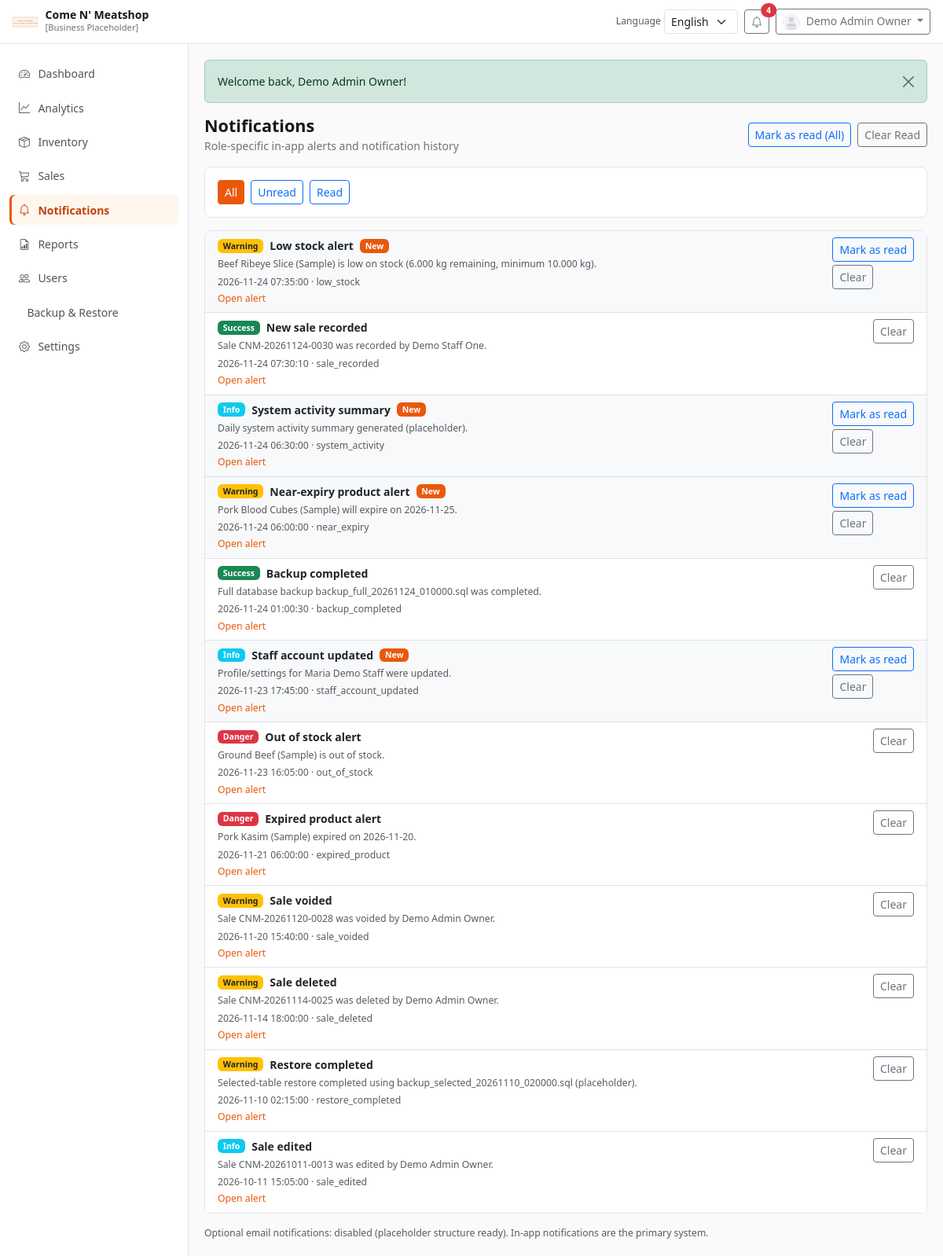
Page /modules/notifications/index.php (signed in) on the committed database.
### tables this page shows
CREATE TABLE `user_notifications` (
  `id` BIGINT UNSIGNED NOT NULL AUTO_INCREMENT,
  `notification_id` BIGINT UNSIGNED NOT NULL,
  `user_id` INT UNSIGNED NOT NULL,
  `is_read` TINYINT(1) NOT NULL DEFAULT 0,
  `read_at` DATETIME NULL,
  `is_cleared` TINYINT(1) NOT NULL DEFAULT 0,
  `cleared_at` DATETIME NULL,
  `opened_at` DATETIME NULL,
  `created_at` DATETIME NOT NULL DEFAULT CURRENT_TIMESTAMP,
  PRIMARY KEY (`id`),
  UNIQUE KEY `uk_user_notifications` (`notification_id`, `user_id`),
  KEY `idx_user_notifications_user_state` (`user_id`, `is_cleared`, `is_read`, `created_at`),
  CONSTRAINT `fk_user_notifications_notification` FOREIGN KEY (`notification_id`) REFERENCES `notifications` (`id`)
    ON UPDATE CASCADE ON DELETE CASCADE,
  CONSTRAINT `fk_user_notifications_user` FOREIGN KEY (`user_id`) REFERENCES `users` (`id`)
    ON UPDATE CASCADE ON DELETE CASCADE
);

CREATE TABLE `notifications` (
  `id` BIGINT UNSIGNED NOT NULL AUTO_INCREMENT,
  `notification_type` VARCHAR(50) NOT NULL,
  `title` VARCHAR(150) NOT NULL,
  `message` TEXT NOT NULL,
  `severity` ENUM('info','success','warning','danger') NOT NULL DEFAULT 'info',
  `module` VARCHAR(50) NULL,
  `related_entity_type` VARCHAR(50) NULL,
  `related_entity_id` VARCHAR(50) NULL,
  `target_role` ENUM('Admin','Staff','All') NULL,
  `action_url` VARCHAR(255) NULL,
  `created_by` INT UNSIGNED NULL,
  `created_at` DATETIME NOT NULL DEFAULT CURRENT_TIMESTAMP,
  PRIMARY KEY (`id`),
  KEY `idx_notifications_type_created` (`notification_type`, `created_at`),
  KEY `idx_notifications_target_role` (`target_role`),
  KEY `idx_notifications_related` (`related_entity_type`, `related_entity_id`),
  CONSTRAINT `fk_notifications_created_by` FOREIGN KEY (`created_by`) REFERENCES `users` (`id`)
    ON UPDATE CASCADE ON DELETE SET NULL
);

### includes/lang.php (called while the page is built, shortened)
<?php
function current_lang(): string
{
    $lang = $_SESSION['lang'] ?? 'en';
    return in_array($lang, ['en', 'fil'], true) ? $lang : 'en';
}
function translations(): array
{
    static $cache = [];
    $lang = current_lang();
    if (isset($cache[$lang])) {
        return $cache[$lang];
    }
    $file = __DIR__ . '/../assets/lang/' . $lang . '.php';
    $cache[$lang] = is_file($file) ? require $file : [];
    return $cache[$lang];
}
function __(string $key, array $replace = []): string
{
    $text = translations()[$key] ?? $key;
    return $text;
}

### assets/lang/en.php (called while the page is built, shortened)
<?php
return [
    'Please log in to continue.' => 'Please log in to continue.',
    'You do not have permission to access that page.' => 'You do not have permission to access that page.',
    'Invalid security token. Please try again.' => 'Invalid security token. Please try again.',
    'Dashboard' => 'Dashboard',
    'Analytics' => 'Analytics',
    'Inventory' => 'Inventory',
    'Sales' => 'Sales',
    'Notifications' => 'Notifications',
    'Reports' => 'Reports',
    'Users' => 'Users',
    'Backup & Restore' => 'Backup & Restore',
    'Settings' => 'Settings',
    'Profile' => 'Profile',
    'Logout' => 'Logout',
    'Login' => 'Login',
    'Username or Email' => 'Username or Email',
    'Password' => 'Password',
    'Sign in' => 'Sign in',
    'Welcome back' => 'Welcome back',
    'Sales Summary' => 'Sales Summary',
    'Inventory Summary' => 'Inventory Summary',
    'Low Stock Items' => 'Low Stock Items',
    'Search' => 'Search',
    'Add Product' => 'Add Product',
    'Add Stock' => 'Add Stock',
    'Save' => 'Save',
    'Cancel' => 'Cancel',
    'Edit' => 'Edit',
    'Delete' => 'Delete',
    'Archive' => 'Archive',
    'Restore' => 'Restore',
    'Record Sale' => 'Record Sale',
    'Sales History' => 'Sales History',
    'Review Sale' => 'Review Sale',
    'Confirm & Save' => 'Confirm & Save',
    'Make Changes' => 'Make Changes',
    'Print Receipt' => 'Print Receipt',
    'Mark as read' => 'Mark as read',
    'Clear' => 'Clear',
    'Language' => 'Language',
    'English' => 'English',
    'Filipino' => 'Filipino',
    'Invalid username or password.' => 'Invalid username or password.',
    'Account is not active.' => 'Account is not active.',
    'Logged out successfully.' => 'Logged out successfully.',
    'Profile updated successfully.' => 'Profile updated successfully.',
    'No records found.' => 'No records found.',
    'Actions' => 'Actions',
    'Status' => 'Status',
    'Total Sales' => 'Total Sales',
    'Transactions' => 'Transactions',
    'Products' => 'Products',
    'Active Products' => 'Active Products',
    'Out of Stock' => 'Out of Stock',
    'Near Expiry' => 'Near Expiry',
    'Expired' => 'Expired',
];

### config/app.php (called while the page is built, shortened)
<?php
return [
    'name' => "Come N' Meatshop",
    'tagline' => 'Web-Based Inventory Management System',
    'timezone' => 'Asia/Manila',
    'base_path' => str_replace('\\', '/', dirname(__DIR__)),
    'base_url' => '/clone/INSY55-System/INSY55%20project%20system/',
    'default_language' => 'en',
    'supported_languages' => ['en', 'fil'],
    'currency_symbol' => '₱',
    'currency_code' => 'PHP',
    'default_vat_percent' => 12.00,
    'default_min_stock' => 10,
    'near_expiry_days' => 3,
    'email_notifications_enabled' => false,
    'business' => [
        'name' => "Come N' Meatshop",
        'address' => '[Business Address Placeholder]',
        'phone' => '[Contact Number Placeholder]',
        'email' => '[Business Email Placeholder]',
        'logo' => 'assets/images/placeholders/logo-placeholder.svg',
        'receipt_footer' => "Thank you for shopping at Come N' Meatshop!",
    ],
];

### includes/functions.php (called while the page is built, shortened)
<?php
function app_config(?string $key = null)
{
    static $config = null;
    if ($config === null) {
        $config = require __DIR__ . '/../config/app.php';
    }
    $parts = explode('.', $key);
    $value = $config;
    foreach ($parts as $part) {
        $value = $value[$part];
    }
    return $value;
}
function base_url(string $path = ''): string
{
    $base = rtrim((string) app_config('base_url'), '/');
    $path = ltrim($path, '/');
    return $path === '' ? $base . '/' : $base . '/' . $path;
}
function e(?string $value): string
{
    return htmlspecialchars((string) $value, ENT_QUOTES | ENT_SUBSTITUTE, 'UTF-8');
}
function current_user(): ?array
{
    return $_SESSION['user'] ?? null;
}
function get(string $key, $default = null)
{
    return $_GET[$key] ?? $default;
}

### includes/db.php (called while the page is built, shortened)
<?php
function db(): PDO
{
    static $pdo = null;
    if ($pdo instanceof PDO) {
        return $pdo;
    }
    $cfg = require __DIR__ . '/../config/database.php';
    $dsn = sprintf(
        'mysql:host=%s;port=%d;dbname=%s;charset=%s',
        $cfg['host'],
        $cfg['port'],
        $cfg['dbname'],
        $cfg['charset']
    );
    $pdo = new PDO($dsn, $cfg['username'], $cfg['password'], $cfg['options']);
    return $pdo;
}

### includes/notifications_helper.php (called while the page is built, shortened)
<?php
function fetch_user_notifications(int $userId, ?string $filter = null, int $limit = 50): array
{
    $sql = 'SELECT un.*, n.title, n.message, n.severity, n.notification_type, n.action_url, n.created_at AS notified_at
            FROM user_notifications un
            INNER JOIN notifications n ON n.id = un.notification_id
            WHERE un.user_id = ? AND un.is_cleared = 0';
    $params = [$userId];
    $sql .= ' ORDER BY n.created_at DESC LIMIT ' . (int) $limit;
    $stmt = db()->prepare($sql);
    $stmt->execute($params);
    return $stmt->fetchAll();
}

### modules/notifications/index.php (the view, shortened to what this page needs)
<?php
$userId = (int) current_user()['id'];
$filter = (string) get('filter', 'all');
$notifications = fetch_user_notifications($userId, $filter === 'all' ? null : $filter, 100);
require __DIR__ . '/../../includes/header.php';
?>
<div class="page-header">
    <div>
        <h1><?= e(__('Notifications')) ?></h1>
        <p class="subtitle">Role-specific in-app alerts and notification history</p>
    </div>
    <div class="d-flex gap-2">
        <form method="post" action="<?= e(base_url('modules/notifications/actions.php')) ?>">
            <button type="submit" class="btn btn-outline-primary btn-sm"><?= e(__('Mark as read')) ?> (All)</button>
        </form>
        <form method="post" action="<?= e(base_url('modules/notifications/actions.php')) ?>">
            <button type="submit" class="btn btn-outline-secondary btn-sm" data-confirm="Clear all read notifications?"><?= e(__('Clear')) ?> Read</button>
        </form>
    </div>
</div>
<div class="card mb-3">
    <div class="card-body d-flex gap-2 flex-wrap">
        <a class="btn btn-sm <?= $filter === 'all' ? 'btn-primary' : 'btn-outline-primary' ?>" href="<?= e(base_url('modules/notifications/index.php?filter=all')) ?>">All</a>
        <a class="btn btn-sm <?= $filter === 'unread' ? 'btn-primary' : 'btn-outline-primary' ?>" href="<?= e(base_url('modules/notifications/index.php?filter=unread')) ?>">Unread</a>
        <a class="btn btn-sm <?= $filter === 'read' ? 'btn-primary' : 'btn-outline-primary' ?>" href="<?= e(base_url('modules/notifications/index.php?filter=read')) ?>">Read</a>
    </div>
</div>
<div class="card">
    <div class="list-group list-group-flush">
        <?php foreach ($notifications as $n): ?>
            <?php
            $severity = $n['severity'] ?? 'info';
            $badge = 'bg-secondary';
            if ($severity === 'success') $badge = 'bg-success';
            elseif ($severity === 'warning') $badge = 'bg-warning text-dark';
            elseif ($severity === 'danger') $badge = 'bg-danger';
            elseif ($severity === 'info') $badge = 'bg-info';
            $isRead = (int) ($n['is_read'] ?? 0) === 1;
            ?>
            <div class="list-group-item <?= $isRead ? '' : 'bg-light' ?>">
                <div class="d-flex justify-content-between align-items-start gap-3">
                    <div class="flex-grow-1">
                        <div class="d-flex align-items-center gap-2 mb-1">
                            <span class="badge <?= $badge ?>"><?= e(ucfirst($severity)) ?></span>
                            <strong><?= e($n['title']) ?></strong>
                            <?php if (!$isRead): ?><span class="badge bg-primary">New</span><?php endif; ?>
                        </div>
                        <div class="text-muted small mb-1"><?= e($n['message']) ?></div>
                        <div class="text-muted small"><?= e($n['notified_at'] ?? '') ?> · <?= e($n['notification_type'] ?? '') ?></div>
                        <?php if (!empty($n['action_url'])): ?>
                            <a class="small" href="<?= e(base_url('modules/notifications/open.php?id=' . (int) $n['notification_id'])) ?>">Open alert</a>
                        <?php endif; ?>
                    </div>
                    <div class="d-flex flex-column gap-1">
                        <?php if (!$isRead): ?>
                            <form method="post" action="<?= e(base_url('modules/notifications/actions.php')) ?>">
                                <button type="submit" class="btn btn-sm btn-outline-primary"><?= e(__('Mark as read')) ?></button>
                            </form>
                        <?php endif; ?>
                        <form method="post" action="<?= e(base_url('modules/notifications/actions.php')) ?>">
                            <button type="submit" class="btn btn-sm btn-outline-secondary"><?= e(__('Clear')) ?></button>
                        </form>
                    </div>
                </div>
            </div>
        <?php endforeach; ?>
    </div>
</div>
<p class="text-muted small mt-3 mb-0">Optional email notifications: <?= app_config('email_notifications_enabled') ? 'enabled (placeholder)' : 'disabled (placeholder structure ready)' ?>. In-app notifications are the primary system.</p>
<?php require __DIR__ . '/../../includes/footer.php'; ?>

### includes/sidebar.php (shortened to what this page needs)
<?php
$current = $_SERVER['SCRIPT_NAME'] ?? '';
$links = [
    ['label' => __('Dashboard'), 'href' => 'modules/dashboard/index.php', 'icon' => 'bi-speedometer2', 'admin_only' => false],
    ['label' => __('Analytics'), 'href' => 'modules/analytics/index.php', 'icon' => 'bi-graph-up', 'admin_only' => true],
    ['label' => __('Inventory'), 'href' => 'modules/inventory/index.php', 'icon' => 'bi-box-seam', 'admin_only' => false],
    ['label' => __('Sales'), 'href' => 'modules/sales/index.php', 'icon' => 'bi-cart3', 'admin_only' => false],
    ['label' => __('Notifications'), 'href' => 'modules/notifications/index.php', 'icon' => 'bi-bell', 'admin_only' => false],
    ['label' => __('Reports'), 'href' => 'modules/reports/sales.php', 'icon' => 'bi-file-earmark-bar-graph', 'admin_only' => true],
    ['label' => __('Users'), 'href' => 'modules/users/index.php', 'icon' => 'bi-people', 'admin_only' => true],
    ['label' => __('Backup & Restore'), 'href' => 'modules/backup_restore/index.php', 'icon' => 'bi-cloud-arrow-up-down', 'admin_only' => true],
    ['label' => __('Settings'), 'href' => 'modules/settings/profile.php', 'icon' => 'bi-gear', 'admin_only' => false],
];
?>
<aside class="admin-sidebar" id="adminSidebar">
    <nav class="nav flex-column py-3">
        <?php foreach ($links as $link): ?>
            <?php
            $url = base_url($link['href']);
            $active = str_contains($current, '/' . dirname($link['href'])) || str_contains($current, '/' . $link['href']);
            if ($link['href'] === 'modules/settings/profile.php') {
                $active = str_contains($current, '/modules/settings/');
            }
            if ($link['href'] === 'modules/reports/sales.php') {
                $active = str_contains($current, '/modules/reports/');
            }
            ?>
            <a class="nav-link <?= $active ? 'active' : '' ?>" href="<?= e($url) ?>">
                <i class="bi <?= e($link['icon']) ?>"></i>
                <span><?= e($link['label']) ?></span>
            </a>
        <?php endforeach; ?>
    </nav>
</aside>

### assets/css/app.css (style rules this page uses)
:root { --cnm-primary: #ea580c; --cnm-primary-dark: #c2410c; --cnm-primary-soft: #fff7ed; --cnm-ink: #18181b; --cnm-ink-secondary: #52525b; --cnm-muted: #71717a; --cnm-border: #e4e4e7; --cnm-surface: #fafafa; --cnm-panel: #ffffff; --cnm-sidebar-width: 240px; --cnm-header-height: 56px; --cnm-radius: 0.5rem; }
* { box-sizing: border-box; }
body { margin: 0; font-family: "Segoe UI", Tahoma, Geneva, Verdana, sans-serif; background: var(--cnm-surface); color: var(--cnm-ink); font-size: 0.875rem; }
a { color: var(--cnm-primary); text-decoration: none; }
.btn-primary { --bs-btn-bg: var(--cnm-primary); --bs-btn-border-color: var(--cnm-primary); --bs-btn-hover-bg: var(--cnm-primary-dark); --bs-btn-hover-border-color: var(--cnm-primary-dark); --bs-btn-active-bg: var(--cnm-primary-dark); --bs-btn-active-border-color: var(--cnm-primary-dark); }
.bg-primary { background-color: var(--cnm-primary) !important; }
.admin-sidebar { position: fixed; top: var(--cnm-header-height); left: 0; bottom: 0; width: var(--cnm-sidebar-width); background: var(--cnm-panel); border-right: 1px solid var(--cnm-border); overflow-y: auto; z-index: 1020; transition: transform 0.2s ease; }
.admin-sidebar .nav-link { color: var(--cnm-ink-secondary); border-radius: 0.375rem; margin: 0.15rem 0.75rem; padding: 0.55rem 0.75rem; display: flex; align-items: center; gap: 0.65rem; }
.admin-sidebar .nav-link.active { background: var(--cnm-primary-soft); color: var(--cnm-primary-dark); font-weight: 600; box-shadow: inset 3px 0 0 var(--cnm-primary); }
.card, .stats-card { background: var(--cnm-panel); border: 1px solid var(--cnm-border); border-radius: var(--cnm-radius); box-shadow: none; }
.page-header { display: flex; flex-wrap: wrap; justify-content: space-between; align-items: center; gap: 0.75rem; margin-bottom: 1rem; }
.page-header h1 { font-size: 1.35rem; margin: 0; font-weight: 700; }
.page-header .subtitle { color: var(--cnm-muted); margin: 0.15rem 0 0; }

### rows in the picture
user_notifications: label "Users", notification.severity "Info", notification.title "Staff account updated", is_read "New", notification.message "Profile/settings for Maria Demo Staff were updated.", notification.created_at "2026-11-23 17:45:00", notification.notification_type "staff_account_updated"
user_notifications: notification.severity "Warning", notification.title "Low stock alert", is_read "New", notification.message "Beef Ribeye Slice (Sample) is low on stock (6.000 kg remaining, minimum 10.000 kg).", notification.created_at "2026-11-24 07:35:00", notification.notification_type "low_stock"
user_notifications: notification.severity "Success", notification.title "New sale recorded", notification.message "Sale CNM-20261124-0030 was recorded by Demo Staff One.", notification.created_at "2026-11-24 07:30:10", notification.notification_type "sale_recorded"
user_notifications: notification.severity "Info", notification.title "System activity summary", is_read "New", notification.message "Daily system activity summary generated (placeholder).", notification.created_at "2026-11-24 06:30:00", notification.notification_type "system_activity"
user_notifications: notification.severity "Warning", notification.title "Near-expiry product alert", is_read "New", notification.message "Pork Blood Cubes (Sample) will expire on 2026-11-25.", notification.created_at "2026-11-24 06:00:00", notification.notification_type "near_expiry"
user_notifications: notification.severity "Success", notification.title "Backup completed", notification.message "Full database backup backup_full_20261124_010000.sql was completed.", notification.created_at "2026-11-24 01:00:30", notification.notification_type "backup_completed"
user_notifications: notification.severity "Danger", notification.title "Out of stock alert", notification.message "Ground Beef (Sample) is out of stock.", notification.created_at "2026-11-23 16:05:00", notification.notification_type "out_of_stock"
user_notifications: notification.severity "Danger", notification.title "Expired product alert", notification.message "Pork Kasim (Sample) expired on 2026-11-20.", notification.created_at "2026-11-21 06:00:00", notification.notification_type "expired_product"
user_notifications: notification.severity "Warning", notification.title "Sale voided", notification.message "Sale CNM-20261120-0028 was voided by Demo Admin Owner.", notification.created_at "2026-11-20 15:40:00", notification.notification_type "sale_voided"
user_notifications: notification.severity "Warning", notification.title "Sale deleted", notification.message "Sale CNM-20261114-0025 was deleted by Demo Admin Owner.", notification.created_at "2026-11-14 18:00:00", notification.notification_type "sale_deleted"
user_notifications: notification.severity "Warning", notification.title "Restore completed", notification.message "Selected-table restore completed using backup_selected_20261110_020000.sql (placeholder).", notification.created_at "2026-11-10 02:15:00", notification.notification_type "restore_completed"
user_notifications: notification.severity "Info", notification.title "Sale edited", notification.message "Sale CNM-20261011-0013 was edited by Demo Admin Owner.", notification.created_at "2026-10-11 15:05:00", notification.notification_type "sale_edited"

### other values in the picture
app_config('business.name') "Come N' Meatshop"
__('Language') "Language"
$unread "4"
$user['full_name'] "Demo Admin Owner"
$link['label'] "Dashboard"
$link['label'] "Analytics"
$link['label'] "Inventory"
$link['label'] "Sales"
$link['label'] "Notifications"
$link['label'] "Reports"
$link['label'] "Backup & Restore"
$link['label'] "Settings"
$flash['message'] "Welcome back, Demo Admin Owner!"
__('Notifications') "Notifications"
__('Mark as read') "Mark as read"
